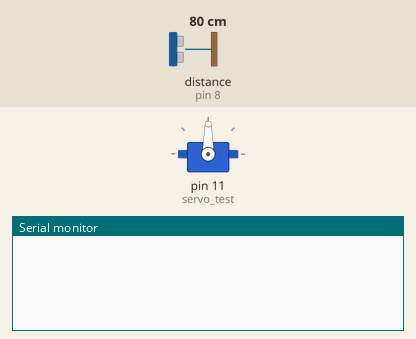
This sketch was run on a simulated Arduino Uno, built for the host (arithmetic inside an expression is 32-bit, double 64-bit). Parts: servo, the last lines printed to the serial monitor. Wiring (inferred from the names in the program): ultrasonic range finder: trigger pin 7; echo pin 8. The test bench sets the inputs (shaded band); at power-on: distance to the obstacle (sensor on pin 8) 80 cm. The echo pulse lasts 58.3 µs per cm; the modem accepts every AT command (registered, SIM ready, sends succeed) and sends nothing else.

Above: at 2.1 s.
2.2 s: distance to the obstacle (sensor on pin 8) set to 2 cm
At 3.6 s:
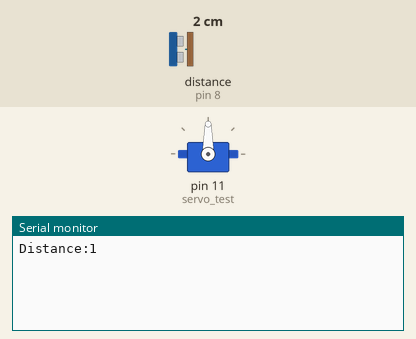
At 7.9 s:
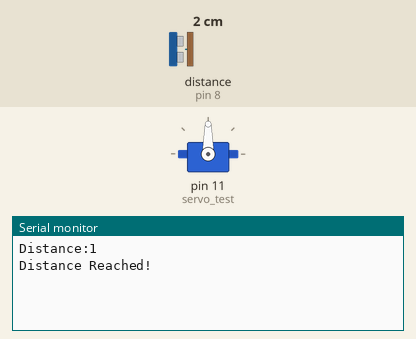

Measured:
- after the input at 2.2 s, the serial monitor: prints a new line after 0.72 s (image 1)

The sketch:

final_1.ino
```cpp
#include <SoftwareSerial.h>
#include <Servo.h>
SoftwareSerial mySerial(9, 10);
Servo servo_test;        //initialize a servo object for the connected servo

int angle = 0;


// defines pins numbers
const int trigPin = 7;
const int echoPin = 8;
String buffer1;
// defines variables
long duration;
int distance;


void setup()

{
   servo_test.attach(11);
   pinMode(trigPin, OUTPUT); // Sets the trigPin as an Output
   pinMode(echoPin, INPUT); // Sets the echoPin as an Input
   Serial.begin(9600); // Starts the serial communication
   mySerial.begin(9600);   // Setting the baud rate of GSM Module
   Serial.begin(9600);    // Setting the baud rate of Serial Monitor (Arduino)
   delay(900);


}

void loop()
{

// Clears the trigPin
digitalWrite(trigPin, LOW);
delayMicroseconds(2);
// Sets the trigPin on HIGH state for 10 micro seconds
digitalWrite(trigPin, HIGH);
delayMicroseconds(10);
digitalWrite(trigPin, LOW);
// Reads the echoPin, returns the sound wave travel time in microseconds
duration = pulseIn(echoPin, HIGH);
// Calculating the distance
distance= duration*0.034/2;
// Prints the distance on the Serial Monitor

delay(500);


//buffer1=mySerial.read();
//buffer1.remove(0,46); //Removes first 23 characters
//Serial.println(buffer1);

if (distance < 15)

  {
    Serial.print("Distance:");
    Serial.println(distance);
    SendMessage();
    Serial.println("Distance Reached!");
    delay(1000);
    ReceiveMessage();


  }


 if (mySerial.available()>0)

   Serial.write(mySerial.read());

}

 void SendMessage()

{

  mySerial.println("AT+CMGF=1");    //Sets the GSM Module in Text Mode

  delay(1000);  // Delay of 1000 milli seconds or 1 second

  mySerial.println("AT+CMGS=\"+918369925301\"\r"); // Replace x with mobile number

  delay(1000);

  mySerial.println("Your Water is overflowing! Please type 1 to switch on the tap.");// The SMS text you want to send

  delay(1000);

  mySerial.println((char)26);// ASCII code of CTRL+Z

  delay(1000);

}

 void TapOn()

{
  for(angle = 0; angle < 360; angle += 1)    // command to move from 0 degrees to 180 degrees
  {
    servo_test.write(angle);                 //command to rotate the servo to the specified angle

  }

}

void TapOff()
{
     for(angle = 360; angle>=0; angle-=1)     // command to move from 180 degrees to 0 degrees
  {
    servo_test.write(angle);              //command to rotate the servo to the specified angle

  }
}


  void DialCall()

 {

  mySerial.println("ATD+919004790838;"); // ATDxxxxxxxxxx; -- watch out here for semicolon at the end!!

  delay(100);

 }

 void ReceiveMessage()

{

    mySerial.println("AT+CNMI=2,2,0,0,0"); // AT Command to receive a live SMs
    delay(1000);

   //Serial.println(buffer1);
   buffer1.remove(0,46);
   Serial.println(buffer1);
    if (buffer1 == 'A')
    {
      TapOff();
    }
    else if (buffer1 == 'B')
    {
      TapOn();
    }


}
```
